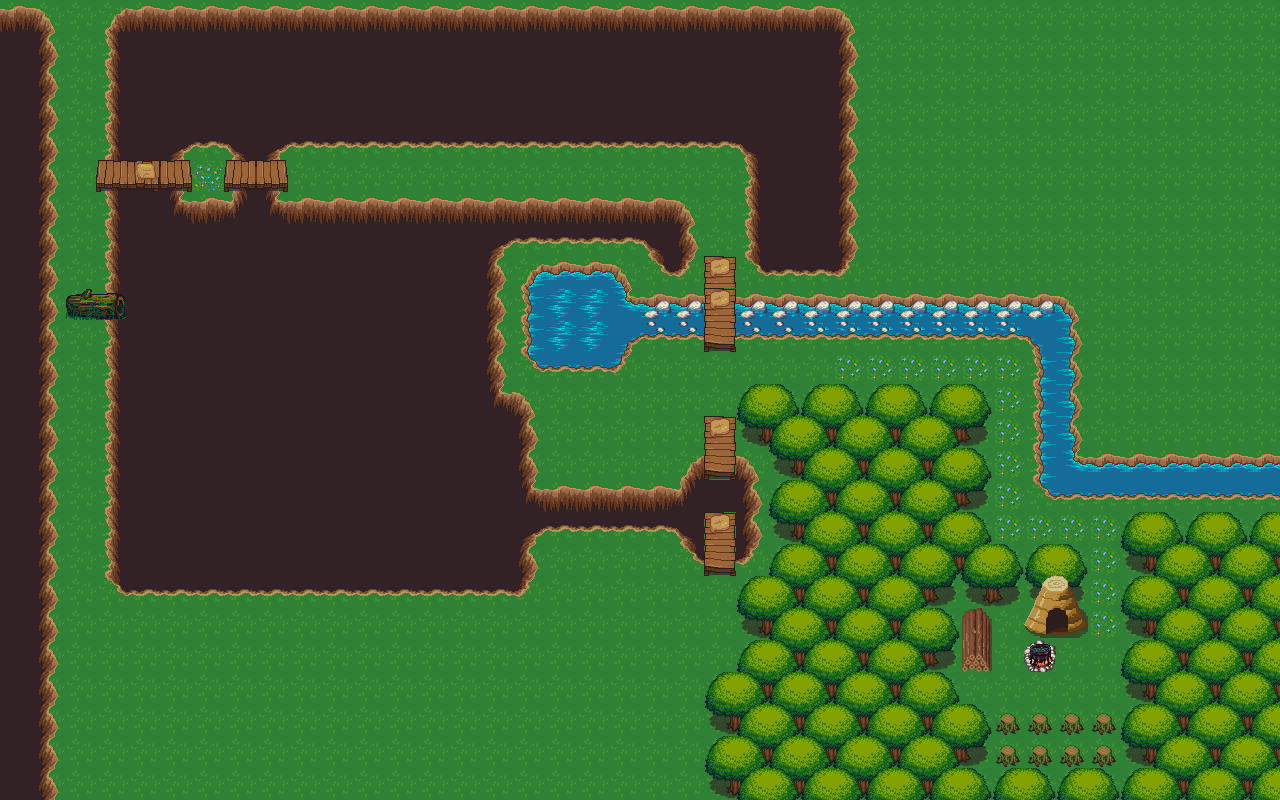

Tiled map render using the project's own tile images. Description and the whole map definition, tile-layer contents included, below:
An orthogonal 40x25 tile map with 32x32 px tiles, 3 tile layers (Tile Layer 1, Tile Layer 3, Tile Layer 2).

<map version="1.2" tiledversion="1.3.3" orientation="orthogonal" renderorder="right-down" width="40" height="25" tilewidth="32" tileheight="32" infinite="0" nextlayerid="5" nextobjectid="1">
 <tileset firstgid="1" source="forest_tiles.tsx" />
 <layer id="1" name="Tile Layer 1" width="40" height="25">
  <data encoding="csv">
8,9,1,7,8,8,8,8,9,1,1,1,1,1,1,1,1,1,1,1,1,1,1,1,1,1,1,1,1,1,1,1,1,1,1,1,1,1,1,1,
24,25,1,23,24,24,24,24,25,1,1,1,1,1,1,1,1,1,1,1,1,1,1,1,1,1,1,1,1,1,1,1,1,1,1,1,1,1,1,1,
24,25,1,23,24,24,24,24,25,1,1,1,1,1,1,1,1,1,1,1,1,1,1,1,1,1,1,1,1,1,1,1,1,1,1,1,1,1,1,1,
24,25,1,23,24,24,24,24,25,1,1,1,1,1,1,1,1,1,1,1,1,1,1,1,1,1,1,1,1,1,1,1,1,1,1,1,1,1,1,1,
24,25,1,23,24,10,40,26,25,1,1,1,1,1,1,1,1,1,1,1,1,1,1,1,1,1,1,1,1,1,1,1,1,1,1,1,1,1,1,1,
24,25,1,23,24,25,4,23,25,1,1,1,1,1,1,1,1,1,1,1,1,1,1,1,1,1,1,1,1,1,1,1,1,1,1,1,1,1,1,1,
24,25,1,23,24,38,8,22,25,1,1,1,1,1,1,1,1,1,1,1,1,1,1,1,1,1,1,1,1,1,1,1,1,1,1,1,1,1,1,1,
24,25,1,23,40,26,24,24,25,1,1,1,1,1,1,1,1,1,1,1,1,1,1,1,1,1,1,1,1,1,1,1,1,1,1,1,1,1,1,1,
24,25,1,23,1,23,24,24,25,1,1,1,1,1,1,1,117,118,118,119,1,1,1,1,1,1,1,1,1,1,1,1,1,1,1,1,1,1,1,1,
24,25,1,23,1,23,24,24,25,1,1,1,1,1,1,1,133,134,134,166,66,66,66,66,66,1,1,1,1,1,1,1,1,1,1,1,1,1,1,1,
1,1,1,1,1,23,24,24,25,1,1,1,1,1,1,1,133,134,134,182,71,71,71,71,71,1,1,1,1,1,1,1,181,1,1,1,1,1,1,1,
1,1,1,1,1,23,24,24,25,1,1,1,1,1,1,1,149,150,150,151,1,1,1,1,1,1,1,1,1,1,1,1,1,1,1,1,1,1,1,1,
1,1,1,39,40,40,40,40,41,1,1,1,1,1,1,1,1,1,1,1,1,1,1,1,1,1,1,1,1,1,1,1,1,1,1,1,1,1,1,1,
1,1,1,1,1,1,1,1,1,1,1,1,1,1,1,1,1,1,1,1,1,1,1,1,1,1,1,1,1,1,1,1,1,1,1,1,1,1,1,1,
1,1,1,1,1,1,1,1,1,1,1,1,1,1,1,1,1,1,1,1,1,1,1,1,1,1,1,1,1,1,1,1,1,1,1,1,1,1,1,1,
1,1,1,1,1,1,1,1,1,1,1,1,1,1,1,1,1,1,1,1,1,1,1,1,1,1,1,1,1,1,1,1,1,1,1,1,1,1,1,1,
1,1,1,1,1,1,1,1,1,1,1,1,1,1,1,1,1,1,1,1,1,1,1,1,1,1,1,1,1,1,1,1,1,1,1,1,1,1,1,1,
1,1,1,1,1,1,1,1,1,1,1,1,1,1,1,1,1,1,1,1,1,1,1,1,1,1,1,1,1,1,1,1,1,1,1,1,1,1,1,1,
1,1,1,1,1,1,1,1,1,1,1,1,1,1,1,1,1,1,1,1,1,1,1,1,1,1,1,1,1,1,1,1,1,1,1,1,1,1,1,1,
1,1,1,1,1,1,1,1,1,1,1,1,1,1,1,1,1,1,1,1,1,1,1,1,1,1,1,1,1,1,1,1,1,1,1,1,1,1,1,1,
1,1,1,1,1,1,1,1,1,1,1,1,1,1,1,1,1,1,1,1,1,1,1,1,1,1,1,1,1,1,1,1,1,1,1,1,1,1,1,1,
1,1,1,1,1,1,1,1,1,1,1,1,1,1,1,1,1,1,1,1,1,1,1,1,1,1,1,1,1,1,1,1,1,1,1,1,1,1,1,1,
1,1,1,1,1,1,1,1,1,1,1,1,1,1,1,1,1,1,1,1,1,1,1,1,1,1,1,1,1,1,1,1,1,1,1,1,1,1,1,1,
1,1,1,1,1,1,1,1,1,1,1,1,1,1,1,1,1,1,1,1,1,1,1,1,1,1,1,1,1,1,1,1,1,1,1,1,1,1,1,1,
1,1,1,1,1,1,1,1,1,1,1,1,1,1,1,1,1,1,1,1,1,1,1,1,1,1,1,1,1,1,1,1,1,1,1,1,1,1,1,1
</data>
 </layer>
 <layer id="4" name="Tile Layer 3" width="40" height="25">
  <data encoding="csv">
0,0,0,0,0,0,0,0,0,0,0,0,0,0,0,0,0,0,0,0,0,0,0,0,0,0,0,0,0,0,0,0,0,0,0,0,0,0,0,0,
0,0,0,0,0,0,0,0,0,0,0,0,0,0,0,0,0,0,0,0,0,0,0,0,0,0,0,0,0,0,0,0,0,0,0,0,0,0,0,0,
0,0,0,0,0,0,0,0,0,0,0,0,0,0,0,0,0,0,0,0,0,0,0,0,0,0,0,0,0,0,0,0,0,0,0,0,0,0,0,0,
0,0,0,0,0,0,0,0,0,0,0,0,0,0,0,0,0,0,0,0,0,0,0,0,0,0,0,0,0,0,0,0,0,0,0,0,0,0,0,0,
0,0,0,0,0,0,0,0,0,0,0,0,0,0,0,0,0,0,0,0,0,0,0,0,0,0,0,0,0,0,0,0,0,0,0,0,0,0,0,0,
0,0,0,0,0,0,0,0,0,0,0,0,0,0,0,0,0,0,0,0,0,0,0,0,0,0,0,0,0,0,0,0,0,0,0,0,0,0,0,0,
0,0,0,0,0,0,0,0,0,0,0,0,0,0,0,0,0,0,0,0,0,0,0,0,0,0,0,0,0,0,0,0,0,0,0,0,0,0,0,0,
0,0,0,0,0,0,0,0,0,0,0,0,0,0,0,0,0,0,0,0,0,0,0,0,0,0,0,0,0,0,0,0,0,0,0,0,0,0,0,0,
0,0,0,0,0,0,0,0,0,0,0,0,0,0,0,0,0,0,0,0,0,0,0,0,0,0,0,0,0,0,0,0,0,0,0,0,0,0,0,0,
0,0,0,0,0,0,0,0,0,0,0,0,0,0,0,0,0,0,0,0,0,0,0,0,0,0,0,0,0,0,0,0,0,0,0,0,0,0,0,0,
0,0,0,0,0,0,0,0,0,0,0,0,0,0,0,0,0,0,0,0,0,0,0,0,0,0,0,0,0,0,0,0,0,0,0,0,0,0,0,0,
0,0,0,0,0,0,0,0,0,0,0,0,0,0,0,0,0,0,0,0,0,0,0,0,0,0,0,0,0,0,0,0,0,0,0,0,0,0,0,0,
0,0,0,0,0,0,0,0,0,0,0,0,0,0,0,0,0,0,0,0,0,0,0,0,0,0,0,0,0,0,0,0,0,0,0,0,0,0,0,0,
0,0,0,0,0,0,0,0,0,0,0,0,0,0,0,0,0,0,0,0,0,0,0,0,0,0,0,0,0,0,0,0,0,0,0,0,0,0,0,0,
0,0,0,0,0,0,0,0,0,0,0,0,0,0,0,0,0,0,0,0,0,0,0,0,0,0,0,0,0,0,0,0,0,0,0,0,0,0,0,0,
0,0,0,0,0,0,0,0,0,0,0,0,0,0,0,0,0,0,0,0,0,0,0,0,0,0,0,0,0,0,0,0,0,0,0,0,0,0,0,0,
0,0,0,0,0,0,0,0,0,0,0,0,0,0,0,0,0,0,0,0,0,0,0,0,0,0,0,0,0,0,0,0,0,0,0,0,0,0,0,0,
0,0,0,0,0,0,0,0,0,0,0,0,0,0,0,0,0,0,0,0,0,0,0,0,0,0,0,0,0,0,0,0,0,0,0,0,0,0,0,0,
0,0,0,0,0,0,0,0,0,0,0,0,0,0,0,0,0,0,0,0,0,0,0,0,0,0,0,0,0,0,0,0,145,146,0,0,0,0,0,0,
0,0,0,0,0,0,0,0,0,0,0,0,0,0,0,0,0,0,0,0,0,0,0,0,0,0,0,0,0,0,0,0,0,0,0,0,0,0,0,0,
0,0,0,0,0,0,0,0,0,0,0,0,0,0,0,0,0,0,0,0,0,0,0,0,0,0,0,0,0,0,0,0,0,0,0,0,0,0,0,0,
0,0,0,0,0,0,0,0,0,0,0,0,0,0,0,0,0,0,0,0,0,0,0,0,0,0,0,0,0,0,0,0,0,0,0,0,0,0,0,0,
0,0,0,0,0,0,0,0,0,0,0,0,0,0,0,0,0,0,0,0,0,0,0,0,0,0,0,0,0,0,0,0,0,0,0,0,0,0,0,0,
0,0,0,0,0,0,0,0,0,0,0,0,0,0,0,0,0,0,0,0,0,0,0,0,0,0,0,0,0,0,0,0,0,0,0,0,0,0,0,0,
0,0,0,0,0,0,0,0,0,0,0,0,0,0,0,0,0,0,0,0,0,0,0,0,0,0,0,0,0,0,0,0,0,0,0,0,0,0,0,0
</data>
 </layer>
 <layer id="2" name="Tile Layer 2" width="40" height="25">
  <data encoding="csv">
0,0,0,0,0,0,0,0,8,8,8,8,8,8,8,8,8,8,8,8,8,8,8,8,8,8,9,0,0,0,0,0,0,0,0,0,0,0,0,0,
0,0,0,0,0,0,0,0,24,24,24,24,24,24,24,24,24,24,24,24,24,24,24,24,24,24,25,0,0,0,0,0,0,0,0,0,0,0,0,0,
0,0,0,0,0,0,0,0,24,24,24,24,24,24,24,24,24,24,24,24,24,24,24,24,24,24,25,0,0,0,0,0,0,0,0,0,0,0,0,0,
0,0,0,0,0,0,0,24,24,24,24,24,24,24,24,24,24,24,24,24,24,24,24,24,24,24,25,0,0,0,0,0,0,0,0,0,0,0,0,0,
0,0,0,0,0,0,0,0,10,40,40,40,40,40,40,40,40,40,40,40,40,40,40,26,24,24,25,0,0,0,0,0,0,0,0,0,0,0,0,0,
0,0,0,103,104,106,0,103,106,0,0,0,0,0,0,0,0,0,0,0,0,0,0,23,24,24,25,0,0,0,0,0,0,0,0,0,0,0,0,0,
0,0,0,0,0,0,0,0,38,8,8,8,8,8,8,8,8,8,8,8,8,9,0,23,24,24,25,0,0,0,0,0,0,0,0,0,0,0,0,0,
0,0,0,23,24,24,0,0,24,24,24,24,24,24,24,10,40,40,40,40,26,25,0,23,24,24,25,0,0,0,0,0,0,0,0,0,0,0,0,0,
0,0,0,23,24,24,0,0,24,24,24,24,24,24,24,25,0,0,0,0,39,41,86,39,40,40,41,0,0,0,0,0,0,0,0,0,0,0,0,0,
0,0,58,59,24,24,0,0,24,24,24,24,24,24,24,25,0,0,0,0,0,0,86,0,0,67,67,67,67,67,67,67,67,119,0,0,0,1,1,1,
24,25,0,23,24,24,0,0,24,24,24,24,24,24,24,25,0,0,0,0,0,0,102,0,0,72,72,72,72,72,72,72,181,135,1,1,1,1,1,1,
24,25,0,23,24,24,0,0,24,24,24,24,24,24,24,25,149,0,0,0,0,0,1,1,1,1,2,2,2,2,2,2,133,135,0,0,0,0,0,0,
24,25,0,23,24,24,24,24,24,24,24,24,24,24,24,38,9,0,0,0,0,0,0,129,130,129,130,129,130,129,130,2,133,135,0,0,0,0,0,0,
24,25,0,23,24,24,24,24,24,24,24,24,24,24,24,24,25,0,0,0,0,0,86,145,162,161,162,161,162,161,146,2,133,135,0,0,0,0,0,0,
24,25,0,23,24,24,24,24,24,24,24,24,24,24,24,24,25,0,0,0,0,7,102,9,145,162,178,177,178,177,130,2,133,166,118,118,118,118,118,118,
24,25,0,23,24,24,24,24,24,24,24,24,24,24,24,24,38,8,8,8,8,22,24,25,129,161,162,161,162,161,146,2,149,150,150,150,150,150,150,150,
24,25,0,23,24,24,24,24,24,24,24,24,24,24,24,24,10,40,40,40,40,26,86,25,145,162,161,162,161,162,130,2,2,2,2,129,130,129,130,129,
24,25,0,23,24,24,24,24,24,24,24,24,24,24,24,24,25,0,0,0,0,39,102,41,129,161,162,161,162,161,162,130,129,130,2,145,162,161,162,161,
24,25,0,39,40,40,40,40,40,40,40,40,40,40,40,40,41,0,0,0,0,0,0,129,161,162,161,162,161,146,145,146,47,48,2,129,161,162,161,162,
24,25,0,0,0,0,0,0,0,0,0,0,0,0,0,0,0,0,0,0,0,0,0,145,177,178,162,161,162,130,15,1,63,64,2,145,162,161,162,161,
24,25,0,0,0,0,0,0,0,0,0,0,0,0,0,0,0,0,0,0,0,0,0,129,161,162,161,162,161,146,31,1,83,0,0,129,161,162,161,162,
24,25,0,0,0,0,0,0,0,0,0,0,0,0,0,0,0,0,0,0,0,0,129,161,162,161,162,161,162,130,0,1,0,0,0,145,177,178,177,178,
24,25,0,0,0,0,0,0,0,0,0,0,0,0,0,0,0,0,0,0,0,0,145,162,161,162,161,162,161,162,130,55,55,55,55,129,161,162,161,162,
24,25,0,0,0,0,0,0,0,0,0,0,0,0,0,0,0,0,0,0,0,0,129,161,162,161,162,161,162,161,146,55,55,55,55,145,162,161,162,161,
24,25,0,0,0,0,0,0,0,0,0,0,0,0,0,0,0,0,0,0,0,0,145,177,178,177,178,177,178,177,130,129,130,129,130,129,161,162,161,162
</data>
 </layer>
</map>